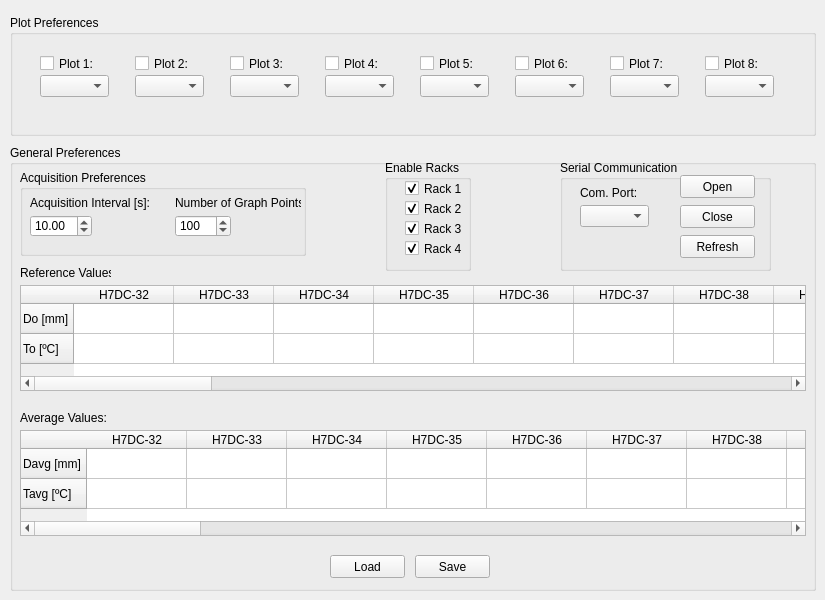
    <widget class="QWidget" name="Preferences">
     <attribute name="title">
      <string>Preferences</string>
     </attribute>
     <widget class="QGroupBox" name="groupBox_2">
      <property name="geometry">
       <rect>
        <x>10</x>
        <y>145</y>
        <width>806</width>
        <height>446</height>
       </rect>
      </property>
      <property name="title">
       <string>General Preferences</string>
      </property>
      <widget class="QPushButton" name="SaveButton">
       <property name="geometry">
        <rect>
         <x>405</x>
         <y>410</y>
         <width>75</width>
         <height>23</height>
        </rect>
       </property>
       <property name="toolTip">
        <string>Save Preferences</string>
       </property>
       <property name="statusTip">
        <string>Save Preferences</string>
       </property>
       <property name="text">
        <string>Save</string>
       </property>
      </widget>
      <widget class="QPushButton" name="LoadButton">
       <property name="geometry">
        <rect>
         <x>320</x>
         <y>410</y>
         <width>75</width>
         <height>23</height>
        </rect>
       </property>
       <property name="toolTip">
        <string>Load Preferences From File</string>
       </property>
       <property name="statusTip">
        <string>Load Preferences From File</string>
       </property>
       <property name="text">
        <string>Load</string>
       </property>
      </widget>
      <widget class="QGroupBox" name="groupBox_6">
       <property name="geometry">
        <rect>
         <x>375</x>
         <y>15</y>
         <width>86</width>
         <height>111</height>
        </rect>
       </property>
       <property name="title">
        <string>Enable Racks</string>
       </property>
       <widget class="QCheckBox" name="check3">
        <property name="geometry">
         <rect>
          <x>20</x>
          <y>60</y>
          <width>70</width>
          <height>17</height>
         </rect>
        </property>
        <property name="toolTip">
         <string>Enable/Disable Rack 3</string>
        </property>
        <property name="statusTip">
         <string>Enable/Disable Rack 3</string>
        </property>
        <property name="whatsThis">
         <string/>
        </property>
        <property name="text">
         <string>Rack 3</string>
        </property>
        <property name="checked">
         <bool>true</bool>
        </property>
       </widget>
       <widget class="QCheckBox" name="check4">
        <property name="geometry">
         <rect>
          <x>20</x>
          <y>80</y>
          <width>70</width>
          <height>17</height>
         </rect>
        </property>
        <property name="toolTip">
         <string>Enable/Disable Rack 4</string>
        </property>
        <property name="statusTip">
         <string>Enable/Disable Rack 4</string>
        </property>
        <property name="text">
         <string>Rack 4</string>
        </property>
        <property name="checked">
         <bool>true</bool>
        </property>
       </widget>
       <widget class="QCheckBox" name="check1">
        <property name="geometry">
         <rect>
          <x>20</x>
          <y>20</y>
          <width>70</width>
          <height>17</height>
         </rect>
        </property>
        <property name="toolTip">
         <string>Enable/Disable Rack 1</string>
        </property>
        <property name="statusTip">
         <string>Enable/Disable Rack 1</string>
        </property>
        <property name="text">
         <string>Rack 1</string>
        </property>
        <property name="checked">
         <bool>true</bool>
        </property>
       </widget>
       <widget class="QCheckBox" name="check2">
        <property name="geometry">
         <rect>
          <x>20</x>
          <y>40</y>
          <width>70</width>
          <height>17</height>
         </rect>
        </property>
        <property name="toolTip">
         <string>Enable/Disable Rack 2</string>
        </property>
        <property name="statusTip">
         <string>Enable/Disable Rack 2</string>
        </property>
        <property name="text">
         <string>Rack 2</string>
        </property>
        <property name="checked">
         <bool>true</bool>
        </property>
       </widget>
      </widget>
      <widget class="QLabel" name="label_8">
       <property name="geometry">
        <rect>
         <x>10</x>
         <y>120</y>
         <width>91</width>
         <height>16</height>
        </rect>
       </property>
       <property name="text">
        <string>Reference Values:</string>
       </property>
      </widget>
      <widget class="QLabel" name="label_9">
       <property name="geometry">
        <rect>
         <x>10</x>
         <y>265</y>
         <width>91</width>
         <height>16</height>
        </rect>
       </property>
       <property name="text">
        <string>Average Values:</string>
       </property>
      </widget>
      <widget class="QTableWidget" name="tableWidget_2">
       <property name="geometry">
        <rect>
         <x>10</x>
         <y>140</y>
         <width>786</width>
         <height>106</height>
        </rect>
       </property>
       <row>
        <property name="text">
         <string>Do [mm]</string>
        </property>
       </row>
       <row>
        <property name="text">
         <string>To [ºC]</string>
        </property>
       </row>
       <column>
        <property name="text">
         <string>H7DC-32</string>
        </property>
       </column>
       <column>
        <property name="text">
         <string>H7DC-33</string>
        </property>
       </column>
       <column>
        <property name="text">
         <string>H7DC-34</string>
        </property>
       </column>
       <column>
        <property name="text">
         <string>H7DC-35</string>
        </property>
       </column>
       <column>
        <property name="text">
         <string>H7DC-36</string>
        </property>
       </column>
       <column>
        <property name="text">
         <string>H7DC-37</string>
        </property>
       </column>
       <column>
        <property name="text">
         <string>H7DC-38</string>
        </property>
       </column>
       <column>
        <property name="text">
         <string>H7DC-39</string>
        </property>
       </column>
       <column>
        <property name="text">
         <string>H7DC-40</string>
        </property>
       </column>
       <column>
        <property name="text">
         <string>H7DC-41</string>
        </property>
       </column>
       <column>
        <property name="text">
         <string>H7DC-42</string>
        </property>
       </column>
       <column>
        <property name="text">
         <string>H7DC-43</string>
        </property>
       </column>
       <column>
        <property name="text">
         <string>H7DC-44</string>
        </property>
       </column>
       <column>
        <property name="text">
         <string>H7DC-45</string>
        </property>
       </column>
       <column>
        <property name="text">
         <string>H7DC-46</string>
        </property>
       </column>
       <column>
        <property name="text">
         <string>H7DC-47</string>
        </property>
       </column>
       <column>
        <property name="text">
         <string>H7DC-48</string>
        </property>
       </column>
       <column>
        <property name="text">
         <string>H7DC-49</string>
        </property>
       </column>
       <column>
        <property name="text">
         <string>H7DC-50</string>
        </property>
       </column>
       <column>
        <property name="text">
         <string>H7DC-51</string>
        </property>
       </column>
       <column>
        <property name="text">
         <string>H7DC-52</string>
        </property>
       </column>
       <column>
        <property name="text">
         <string>H7DC-53</string>
        </property>
       </column>
       <column>
        <property name="text">
         <string>H7DC-54</string>
        </property>
       </column>
       <column>
        <property name="text">
         <string>H7DC-55</string>
        </property>
       </column>
       <column>
        <property name="text">
         <string>H7DC-56</string>
        </property>
       </column>
       <column>
        <property name="text">
         <string>H7DC-57</string>
        </property>
       </column>
       <column>
        <property name="text">
         <string>H7DC-58</string>
        </property>
       </column>
       <column>
        <property name="text">
         <string>H7DC-59</string>
        </property>
       </column>
       <column>
        <property name="text">
         <string>H7DC-60</string>
        </property>
       </column>
       <column>
        <property name="text">
         <string>H7DC-61</string>
        </property>
       </column>
      </widget>
      <widget class="QTableWidget" name="tableWidget_3">
       <property name="geometry">
        <rect>
         <x>10</x>
         <y>285</y>
         <width>786</width>
         <height>106</height>
        </rect>
       </property>
       <row>
        <property name="text">
         <string>Davg [mm]</string>
        </property>
       </row>
       <row>
        <property name="text">
         <string>Tavg [ºC]</string>
        </property>
       </row>
       <column>
        <property name="text">
         <string>H7DC-32</string>
        </property>
       </column>
       <column>
        <property name="text">
         <string>H7DC-33</string>
        </property>
       </column>
       <column>
        <property name="text">
         <string>H7DC-34</string>
        </property>
       </column>
       <column>
        <property name="text">
         <string>H7DC-35</string>
        </property>
       </column>
       <column>
        <property name="text">
         <string>H7DC-36</string>
        </property>
       </column>
       <column>
        <property name="text">
         <string>H7DC-37</string>
        </property>
       </column>
       <column>
        <property name="text">
         <string>H7DC-38</string>
        </property>
       </column>
       <column>
        <property name="text">
         <string>H7DC-39</string>
        </property>
       </column>
       <column>
        <property name="text">
         <string>H7DC-40</string>
        </property>
       </column>
       <column>
        <property name="text">
         <string>H7DC-41</string>
        </property>
       </column>
       <column>
        <property name="text">
         <string>H7DC-42</string>
        </property>
       </column>
       <column>
        <property name="text">
         <string>H7DC-43</string>
        </property>
       </column>
       <column>
        <property name="text">
         <string>H7DC-44</string>
        </property>
       </column>
       <column>
        <property name="text">
         <string>H7DC-45</string>
        </property>
       </column>
       <column>
        <property name="text">
         <string>H7DC-46</string>
        </property>
       </column>
       <column>
        <property name="text">
         <string>H7DC-47</string>
        </property>
       </column>
       <column>
        <property name="text">
         <string>H7DC-48</string>
        </property>
       </column>
       <column>
        <property name="text">
         <string>H7DC-49</string>
        </property>
       </column>
       <column>
        <property name="text">
         <string>H7DC-50</string>
        </property>
       </column>
       <column>
        <property name="text">
         <string>H7DC-51</string>
        </property>
       </column>
       <column>
        <property name="text">
         <string>H7DC-52</string>
        </property>
       </column>
       <column>
        <property name="text">
         <string>H7DC-53</string>
        </property>
       </column>
       <column>
        <property name="text">
         <string>H7DC-54</string>
        </property>
       </column>
       <column>
        <property name="text">
         <string>H7DC-55</string>
        </property>
       </column>
       <column>
        <property name="text">
         <string>H7DC-56</string>
        </property>
       </column>
       <column>
        <property name="text">
         <string>H7DC-57</string>
        </property>
       </column>
       <column>
        <property name="text">
         <string>H7DC-58</string>
        </property>
       </column>
       <column>
        <property name="text">
         <string>H7DC-59</string>
        </property>
       </column>
       <column>
        <property name="text">
         <string>H7DC-60</string>
        </property>
       </column>
       <column>
        <property name="text">
         <string>H7DC-61</string>
        </property>
       </column>
       <column>
        <property name="text">
         <string>H7DC-62</string>
        </property>
       </column>
       <column>
        <property name="text">
         <string>H7DC-63</string>
        </property>
       </column>
      </widget>
      <widget class="QGroupBox" name="groupBox">
       <property name="geometry">
        <rect>
         <x>550</x>
         <y>15</y>
         <width>211</width>
         <height>111</height>
        </rect>
       </property>
       <property name="title">
        <string>Serial Communication</string>
       </property>
       <widget class="QComboBox" name="PortBox">
        <property name="geometry">
         <rect>
          <x>20</x>
          <y>45</y>
          <width>69</width>
          <height>22</height>
         </rect>
        </property>
        <property name="toolTip">
         <string>Serial Port</string>
        </property>
        <property name="statusTip">
         <string>Serial Port</string>
        </property>
       </widget>
       <widget class="QPushButton" name="OpenButton">
        <property name="geometry">
         <rect>
          <x>120</x>
          <y>15</y>
          <width>75</width>
          <height>23</height>
         </rect>
        </property>
        <property name="toolTip">
         <string>Open Communication</string>
        </property>
        <property name="statusTip">
         <string>Open Communication</string>
        </property>
        <property name="text">
         <string>Open</string>
        </property>
       </widget>
       <widget class="QPushButton" name="CloseButton">
        <property name="geometry">
         <rect>
          <x>120</x>
          <y>45</y>
          <width>75</width>
          <height>23</height>
         </rect>
        </property>
        <property name="toolTip">
         <string>Close Communication</string>
        </property>
        <property name="statusTip">
         <string>Close Communication</string>
        </property>
        <property name="text">
         <string>Close</string>
        </property>
       </widget>
       <widget class="QLabel" name="label_7">
        <property name="geometry">
         <rect>
          <x>20</x>
          <y>25</y>
          <width>61</width>
          <height>16</height>
         </rect>
        </property>
        <property name="text">
         <string>Com. Port:</string>
        </property>
       </widget>
       <widget class="QPushButton" name="RefreshButton">
        <property name="geometry">
         <rect>
          <x>120</x>
          <y>75</y>
          <width>75</width>
          <height>23</height>
         </rect>
        </property>
        <property name="text">
         <string>Refresh</string>
        </property>
       </widget>
      </widget>
      <widget class="QGroupBox" name="groupBox_8">
       <property name="geometry">
        <rect>
         <x>10</x>
         <y>25</y>
         <width>286</width>
         <height>86</height>
        </rect>
       </property>
       <property name="title">
        <string>Acquisition Preferences</string>
       </property>
       <widget class="QLabel" name="label_5">
        <property name="geometry">
         <rect>
          <x>10</x>
          <y>25</y>
          <width>126</width>
          <height>16</height>
         </rect>
        </property>
        <property name="text">
         <string>Acquisition Interval [s]:</string>
        </property>
       </widget>
       <widget class="QDoubleSpinBox" name="t_aq">
        <property name="geometry">
         <rect>
          <x>10</x>
          <y>45</y>
          <width>62</width>
          <height>22</height>
         </rect>
        </property>
        <property name="toolTip">
         <string>Acquisition Interval</string>
        </property>
        <property name="statusTip">
         <string>Acquisition Interval</string>
        </property>
        <property name="singleStep">
         <double>0.010000000000000</double>
        </property>
        <property name="value">
         <double>10.000000000000000</double>
        </property>
       </widget>
       <widget class="QSpinBox" name="cmp">
        <property name="geometry">
         <rect>
          <x>155</x>
          <y>45</y>
          <width>56</width>
          <height>22</height>
         </rect>
        </property>
        <property name="toolTip">
         <string>Number of points in graph</string>
        </property>
        <property name="statusTip">
         <string>Number of points in graph</string>
        </property>
        <property name="minimum">
         <number>2</number>
        </property>
        <property name="maximum">
         <number>10000</number>
        </property>
        <property name="value">
         <number>100</number>
        </property>
       </widget>
       <widget class="QLabel" name="label_6">
        <property name="geometry">
         <rect>
          <x>155</x>
          <y>25</y>
          <width>126</width>
          <height>16</height>
         </rect>
        </property>
        <property name="text">
         <string>Number of Graph Points:</string>
        </property>
       </widget>
      </widget>
     </widget>
     <widget class="QGroupBox" name="groupBox_7">
      <property name="geometry">
       <rect>
        <x>10</x>
        <y>15</y>
        <width>806</width>
        <height>121</height>
       </rect>
      </property>
      <property name="title">
       <string>Plot Preferences</string>
      </property>
      <widget class="QComboBox" name="PlotBox1">
       <property name="geometry">
        <rect>
         <x>30</x>
         <y>60</y>
         <width>69</width>
         <height>22</height>
        </rect>
       </property>
       <property name="toolTip">
        <string>Select Plot Curve</string>
       </property>
       <property name="statusTip">
        <string>Select Plot Curve</string>
       </property>
      </widget>
      <widget class="QCheckBox" name="checkPlot1">
       <property name="geometry">
        <rect>
         <x>30</x>
         <y>40</y>
         <width>70</width>
         <height>17</height>
        </rect>
       </property>
       <property name="toolTip">
        <string>Enable/Disable Plot 1</string>
       </property>
       <property name="statusTip">
        <string>Enable/Disable Plot 1</string>
       </property>
       <property name="text">
        <string>Plot 1:</string>
       </property>
       <property name="checked">
        <bool>false</bool>
       </property>
      </widget>
      <widget class="QComboBox" name="PlotBox2">
       <property name="geometry">
        <rect>
         <x>125</x>
         <y>60</y>
         <width>69</width>
         <height>22</height>
        </rect>
       </property>
       <property name="toolTip">
        <string>Select Plot Curve</string>
       </property>
       <property name="statusTip">
        <string>Select Plot Curve</string>
       </property>
      </widget>
      <widget class="QCheckBox" name="checkPlot2">
       <property name="geometry">
        <rect>
         <x>125</x>
         <y>40</y>
         <width>70</width>
         <height>17</height>
        </rect>
       </property>
       <property name="toolTip">
        <string>Enable/Disable Plot 2</string>
       </property>
       <property name="statusTip">
        <string>Enable/Disable Plot 1</string>
       </property>
       <property name="text">
        <string>Plot 2:</string>
       </property>
      </widget>
      <widget class="QComboBox" name="PlotBox3">
       <property name="geometry">
        <rect>
         <x>220</x>
         <y>60</y>
         <width>69</width>
         <height>22</height>
        </rect>
       </property>
       <property name="toolTip">
        <string>Select Plot Curve</string>
       </property>
       <property name="statusTip">
        <string>Select Plot Curve</string>
       </property>
      </widget>
      <widget class="QCheckBox" name="checkPlot3">
       <property name="geometry">
        <rect>
         <x>220</x>
         <y>40</y>
         <width>70</width>
         <height>17</height>
        </rect>
       </property>
       <property name="toolTip">
        <string>Enable/Disable Plot 3</string>
       </property>
       <property name="statusTip">
        <string>Enable/Disable Plot 3</string>
       </property>
       <property name="text">
        <string>Plot 3:</string>
       </property>
      </widget>
      <widget class="QComboBox" name="PlotBox4">
       <property name="geometry">
        <rect>
         <x>315</x>
         <y>60</y>
         <width>69</width>
         <height>22</height>
        </rect>
       </property>
       <property name="toolTip">
        <string>Select Plot Curve</string>
       </property>
       <property name="statusTip">
        <string>Select Plot Curve</string>
       </property>
      </widget>
      <widget class="QCheckBox" name="checkPlot4">
       <property name="geometry">
        <rect>
         <x>315</x>
         <y>40</y>
         <width>70</width>
         <height>17</height>
        </rect>
       </property>
       <property name="toolTip">
        <string>Enable/Disable Plot 4</string>
       </property>
       <property name="statusTip">
        <string>Enable/Disable Plot 4</string>
       </property>
       <property name="text">
        <string>Plot 4:</string>
       </property>
      </widget>
      <widget class="QComboBox" name="PlotBox5">
       <property name="geometry">
        <rect>
         <x>410</x>
         <y>60</y>
         <width>69</width>
         <height>22</height>
        </rect>
       </property>
       <property name="toolTip">
        <string>Select Plot Curve</string>
       </property>
       <property name="statusTip">
        <string>Select Plot Curve</string>
       </property>
      </widget>
      <widget class="QCheckBox" name="checkPlot5">
       <property name="geometry">
        <rect>
         <x>410</x>
         <y>40</y>
         <width>70</width>
         <height>17</height>
        </rect>
       </property>
       <property name="toolTip">
        <string>Enable/Disable Plot 5</string>
       </property>
       <property name="statusTip">
        <string>Enable/Disable Plot 5</string>
       </property>
       <property name="text">
        <string>Plot 5:</string>
       </property>
      </widget>
      <widget class="QComboBox" name="PlotBox6">
       <property name="geometry">
        <rect>
         <x>505</x>
         <y>60</y>
         <width>69</width>
         <height>22</height>
        </rect>
       </property>
       <property name="toolTip">
        <string>Select Plot Curve</string>
       </property>
       <property name="statusTip">
        <string>Select Plot Curve</string>
       </property>
      </widget>
      <widget class="QCheckBox" name="checkPlot6">
       <property name="geometry">
        <rect>
         <x>505</x>
         <y>40</y>
         <width>70</width>
         <height>17</height>
        </rect>
       </property>
       <property name="toolTip">
        <string>Enable/Disable Plot 6</string>
       </property>
       <property name="statusTip">
        <string>Enable/Disable Plot 6</string>
       </property>
       <property name="text">
        <string>Plot 6:</string>
       </property>
      </widget>
      <widget class="QComboBox" name="PlotBox7">
       <property name="geometry">
        <rect>
         <x>600</x>
         <y>60</y>
         <width>69</width>
         <height>22</height>
        </rect>
       </property>
       <property name="toolTip">
        <string>Select Plot Curve</string>
       </property>
       <property name="statusTip">
        <string>Select Plot Curve</string>
       </property>
      </widget>
      <widget class="QCheckBox" name="checkPlot7">
       <property name="geometry">
        <rect>
         <x>600</x>
         <y>40</y>
         <width>70</width>
         <height>17</height>
        </rect>
       </property>
       <property name="toolTip">
        <string>Enable/Disable Plot 7</string>
       </property>
       <property name="statusTip">
        <string>Enable/Disable Plot 7</string>
       </property>
       <property name="text">
        <string>Plot 7:</string>
       </property>
      </widget>
      <widget class="QComboBox" name="PlotBox8">
       <property name="geometry">
        <rect>
         <x>695</x>
         <y>60</y>
         <width>69</width>
         <height>22</height>
        </rect>
       </property>
       <property name="toolTip">
        <string>Select Plot Curve</string>
       </property>
       <property name="statusTip">
        <string>Select Plot Curve</string>
       </property>
      </widget>
      <widget class="QCheckBox" name="checkPlot8">
       <property name="geometry">
        <rect>
         <x>695</x>
         <y>40</y>
         <width>70</width>
         <height>17</height>
        </rect>
       </property>
       <property name="toolTip">
        <string>Enable/Disable Plot 8</string>
       </property>
       <property name="statusTip">
        <string>Enable/Disable Plot 8</string>
       </property>
       <property name="text">
        <string>Plot 8:</string>
       </property>
      </widget>
     </widget>
    </widget>
